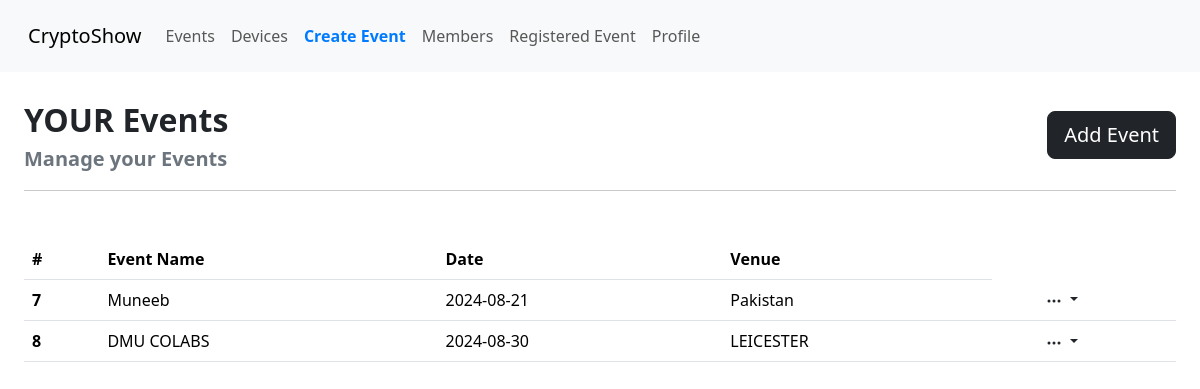
The app's page /createEvent/createEvent.php (signed in) with its own data.
### tables this page shows
CREATE TABLE "Event" (
	"event_id"	INTEGER,
	"event_name"	VARCHAR(255),
	"event_date"	DATE,
	"event_venue"	VARCHAR(255),
	"event_creator_id"	INT,
	"event_published"	BOOLEAN DEFAULT 1,
	FOREIGN KEY("event_creator_id") REFERENCES "Registered_User"("user_id") ON DELETE CASCADE,
	PRIMARY KEY("event_id" AUTOINCREMENT)
);

### createEvent/createEvent.php (the view, shortened to what this page needs)
<!DOCTYPE html>
<html lang="en">
<head>
</head>
<body>
    <?php include_once '../component/navbar/navbar.php';
    ?>
    <div class="d-flex flex-col">
        <div class="gap-x-2 p-4 w-100">
            <div class="d-flex align-items-center">
            <div class="d-flex flex-column">
                    <p class="fs-2 fw-bold p-0 m-0">YOUR Events</p>
                    <p class="fs-5 fw-semibold p-0 m-0 text-secondary">Manage your Events</p>
                </div>
                <div class="ms-auto">
                    <?php
                    $addEventUrl = "./dataEvent.php?action=create";
                    ?>
                    <a href="<?php echo $addEventUrl; ?>"> <button class="btn btn-lg btn-dark" type="button">Add
                            Event</button> </a>
                </div>
            </div>
            <hr />
            <?php
            $userId = $_SESSION['user_id'];
            $stmt = $db->prepare('SELECT * FROM Event WHERE event_creator_id = :user_id');
            $stmt->bindValue(':user_id', $userId, SQLITE3_INTEGER);
            $result = $stmt->execute();
            if ($result->fetchArray(SQLITE3_ASSOC)) {
                echo '<table class="table table-hover mt-5">';
                echo '<thead>';
                echo '<tr>';
                echo '<th scope="col">#</th>';
                echo '<th scope="col">Event Name</th>';
                echo '<th scope="col">Date</th>';
                echo '<th scope="col">Venue</th>';
                echo '</tr>';
                echo '</thead>';
                echo '<tbody>';
                $result->reset();
                while ($row = $result->fetchArray(SQLITE3_ASSOC)) {
                    echo '<tr>';
                    echo '<th scope="row">' . $row['event_id'] . '</th>';
                    echo '<td>' . $row['event_name'] . '</td>';
                    echo '<td>' . $row['event_date'] . '</td>';
                    echo '<td>' . $row['event_venue'] . '</td>';
                    echo '<td>' . $row['event_location'] . '</td>';
                    echo '<td> <div class="dropdown"> <a class="text-decoration-none text-dark dropdown-toggle" href="#" role="button" data-bs-toggle="dropdown" aria-expanded="false">
  <svg xmlns="http://www.w3.org/2000/svg" width="16" height="16" fill="currentColor" class="bi bi-three-dots" viewBox="0 0 16 16">
  <path d="M3 9.5a1.5 1.5 0 1 1 0-3 1.5 1.5 0 0 1 0 3m5 0a1.5 1.5 0 1 1 0-3 1.5 1.5 0 0 1 0 3m5 0a1.5 1.5 0 1 1 0-3 1.5 1.5 0 0 1 0 3"/>
</svg>
  </a>
  <ul class="dropdown-menu">
  <li><a class="dropdown-item text-primary" href="../Events/EventDetails.php?event_id='.$row["event_id"].'">See more</a></li>
    <li><a class="dropdown-item text-warning" href="dataEvent.php?action=update&event_id='.$row["event_id"].'">Update</a></li>
    <li><a class="dropdown-item text-danger" href="#" data-event-id="' . $row['event_id'] . '" onclick="deleteEvent(this)">Delete</a></li>
  </ul>
</div>';
                    echo '
                    </td>
                    ';
                    echo '</tr>';
                }
                echo '</tbody>';
                echo '</table>';
            } else {
                echo '<p class="mt-5 text-center fs-4 text-secondary">No events found.</p>';
            }
            ?>
        </div>
    </div>
</body>
</html>

### records on screen
event: event_id "7", event_name "Muneeb", event_date "2024-08-21", event_venue "Pakistan"
event: event_id "8", event_name "DMU COLABS", event_date "2024-08-30", event_venue "LEICESTER"
